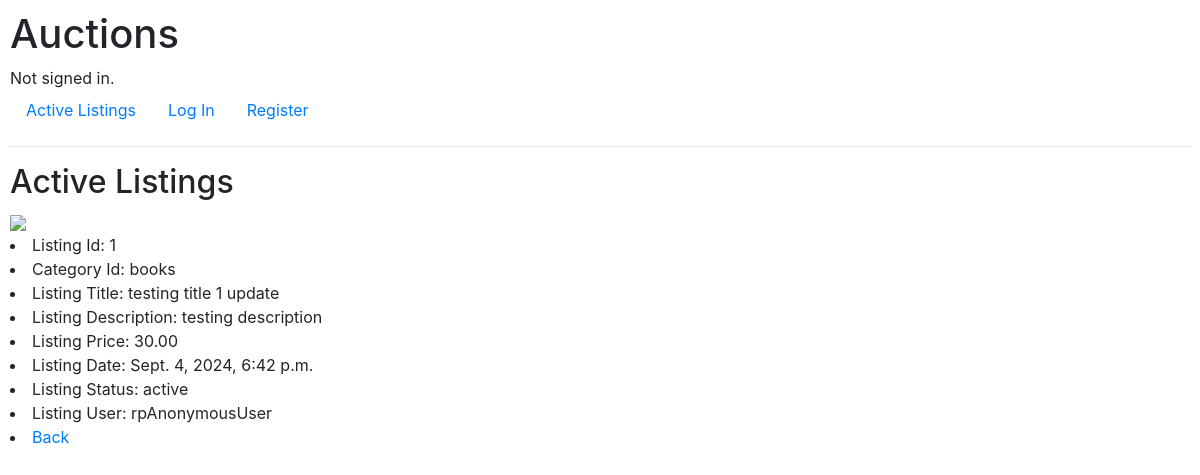
The page /1 on the database its author committed.
### auctions/models.py (models this page shows, shortened)
class Listings(models.Model):
    STATUS_CHOICES = [
        ('active', 'Active'),
        ('draft', 'Draft'),
        ('closed', 'Closed'),
        ('deleted', 'Deleted'),
    ]
    id = models.IntegerField(primary_key=True)
    category_id = models.ForeignKey(Categories, null=False, on_delete=models.CASCADE)
    title = models.CharField(max_length=225, unique=True, null=False)
    description = models.TextField(null=False)
    listing_price = models.DecimalField(max_digits=5, decimal_places=2, null=False)
    datetime_added = models.DateTimeField(default= dt.now, editable=False) #or use auto_now_add=True for default dt
    added_by_user_id = models.ForeignKey(Users, null=False, on_delete=models.CASCADE)
    status = models.CharField(max_length=8, choices=STATUS_CHOICES, default= 'active')
    class Meta:
        pass

class Categories(models.Model):
    category = models.CharField(max_length=32, unique=True, null=False)
    def __str__(self):
        return f"{self.category}"

class Users(AbstractUser):
    pass

### auctions/views.py (the view)
# urls.py: path("<int:listing_id>", views.listing_view, name="listing_view"),
def listing_view(request, listing_id):
    print(listing_id)
    try:
        listing = Listings.objects.get(id = listing_id)
        image = Images.objects.get(listing_id = listing)
        return render(request, "auctions/listing_view.html", {
            "listing": listing,
            "image": image.image
            })
    except Listings.DoesNotExist:
        return render(request, "auctions/listing_view.html", {
                "message": "Listing not found!"
            })

### auctions/templates/auctions/listing_view.html
{% extends "auctions/layout.html" %}
{% block body %}
<div>
    <h2>Active Listings</h2>
    <img src="{{ image.url}}" width="100">
    <li>Listing Id: {{ listing.id }}</li>
    <li>Category Id: {{ listing.category_id }}</li>
    <li>Listing Title: {{ listing.title }}</li>
    <li>Listing Description: {{ listing.description }}</li>
    <li>Listing Price: {{ listing.listing_price }}</li>
    <li>Listing Date: {{ listing.datetime_added }}</li>
    <li>Listing Status: {{ listing.status }}</li>
    <li>Listing User: {{ listing.added_by_user_id }}{{ user }}</li>
    {% if user.is_authenticated and listing.added_by_user_id == user %}
    <li><a href="{% url 'auctions:listing_edit' listing.id %}">Edit</a></li>
    <li><a href="{% url 'auctions:index' %}">Back</a></li>
    {% else %}
        <li><a href="{% url 'auctions:index' %}">Back</a></li>
    {% endif %}
</div>
{% endblock %}

### auctions/static/auctions/styles.css (style rules this page uses)
body { padding: 10px; }

### rows shown on the page
Listings: id "1", category_id "books", title "testing title 1 update", description "testing description", listing_price "30.00", datetime_added "Sept. 4, 2024, 6:42 p.m.", status "active", added_by_user_id "rp"

### other values the page prints
{{ user }} "AnonymousUser"
